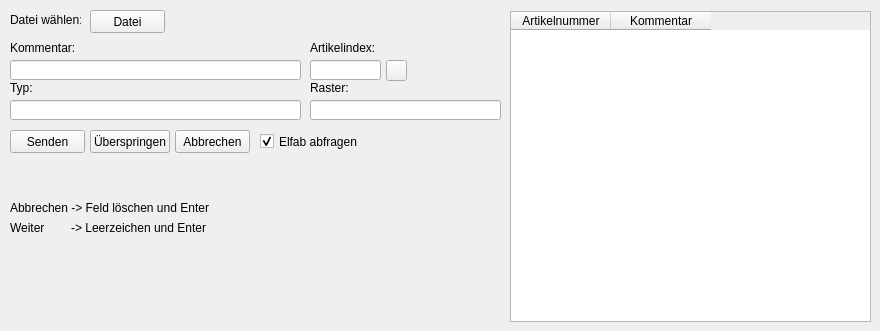
    <widget class="QWidget" name="tabEFA">
     <attribute name="title">
      <string>EFA</string>
     </attribute>
     <widget class="QLabel" name="lblFile">
      <property name="geometry">
       <rect>
        <x>10</x>
        <y>10</y>
        <width>71</width>
        <height>20</height>
       </rect>
      </property>
      <property name="text">
       <string>Datei wählen:</string>
      </property>
     </widget>
     <widget class="QPushButton" name="btnEfaLoad">
      <property name="geometry">
       <rect>
        <x>90</x>
        <y>10</y>
        <width>75</width>
        <height>23</height>
       </rect>
      </property>
      <property name="text">
       <string>Datei</string>
      </property>
     </widget>
     <widget class="QLineEdit" name="entEfaComment">
      <property name="geometry">
       <rect>
        <x>10</x>
        <y>60</y>
        <width>291</width>
        <height>20</height>
       </rect>
      </property>
     </widget>
     <widget class="QLineEdit" name="entEfaArtikelExt">
      <property name="geometry">
       <rect>
        <x>310</x>
        <y>60</y>
        <width>71</width>
        <height>20</height>
       </rect>
      </property>
      <property name="readOnly">
       <bool>false</bool>
      </property>
      <property name="clearButtonEnabled">
       <bool>false</bool>
      </property>
     </widget>
     <widget class="QPushButton" name="btnEfaSend">
      <property name="geometry">
       <rect>
        <x>10</x>
        <y>130</y>
        <width>75</width>
        <height>23</height>
       </rect>
      </property>
      <property name="text">
       <string>Senden</string>
      </property>
      <property name="default">
       <bool>false</bool>
      </property>
      <property name="flat">
       <bool>false</bool>
      </property>
     </widget>
     <widget class="QLabel" name="lbl2">
      <property name="geometry">
       <rect>
        <x>10</x>
        <y>220</y>
        <width>241</width>
        <height>16</height>
       </rect>
      </property>
      <property name="text">
       <string>Weiter        -&gt; Leerzeichen und Enter</string>
      </property>
     </widget>
     <widget class="QLabel" name="lbl1">
      <property name="geometry">
       <rect>
        <x>10</x>
        <y>200</y>
        <width>241</width>
        <height>16</height>
       </rect>
      </property>
      <property name="text">
       <string>Abbrechen -&gt; Feld löschen und Enter</string>
      </property>
     </widget>
     <widget class="QLabel" name="lbl3">
      <property name="geometry">
       <rect>
        <x>10</x>
        <y>160</y>
        <width>311</width>
        <height>16</height>
       </rect>
      </property>
      <property name="text">
       <string/>
      </property>
     </widget>
     <widget class="QLabel" name="lbl4">
      <property name="geometry">
       <rect>
        <x>10</x>
        <y>180</y>
        <width>311</width>
        <height>16</height>
       </rect>
      </property>
      <property name="text">
       <string/>
      </property>
     </widget>
     <widget class="QTableWidget" name="lstEfa">
      <property name="geometry">
       <rect>
        <x>510</x>
        <y>11</y>
        <width>361</width>
        <height>311</height>
       </rect>
      </property>
      <property name="columnCount">
       <number>2</number>
      </property>
      <attribute name="horizontalHeaderDefaultSectionSize">
       <number>100</number>
      </attribute>
      <attribute name="horizontalHeaderMinimumSectionSize">
       <number>10</number>
      </attribute>
      <attribute name="horizontalHeaderShowSortIndicator" stdset="0">
       <bool>true</bool>
      </attribute>
      <attribute name="verticalHeaderVisible">
       <bool>false</bool>
      </attribute>
      <attribute name="verticalHeaderDefaultSectionSize">
       <number>5</number>
      </attribute>
      <attribute name="verticalHeaderMinimumSectionSize">
       <number>0</number>
      </attribute>
      <column>
       <property name="text">
        <string>Artikelnummer</string>
       </property>
      </column>
      <column>
       <property name="text">
        <string>Kommentar</string>
       </property>
      </column>
     </widget>
     <widget class="QPushButton" name="btnEfaCopy">
      <property name="geometry">
       <rect>
        <x>386</x>
        <y>60</y>
        <width>21</width>
        <height>21</height>
       </rect>
      </property>
      <property name="text">
       <string/>
      </property>
     </widget>
     <widget class="QLineEdit" name="entEfaType">
      <property name="geometry">
       <rect>
        <x>10</x>
        <y>100</y>
        <width>291</width>
        <height>20</height>
       </rect>
      </property>
     </widget>
     <widget class="QLabel" name="lbl5">
      <property name="geometry">
       <rect>
        <x>10</x>
        <y>40</y>
        <width>181</width>
        <height>16</height>
       </rect>
      </property>
      <property name="text">
       <string>Kommentar:</string>
      </property>
     </widget>
     <widget class="QLabel" name="lbl6">
      <property name="geometry">
       <rect>
        <x>10</x>
        <y>80</y>
        <width>181</width>
        <height>16</height>
       </rect>
      </property>
      <property name="text">
       <string>Typ:</string>
      </property>
     </widget>
     <widget class="QLabel" name="lbl7">
      <property name="geometry">
       <rect>
        <x>310</x>
        <y>40</y>
        <width>71</width>
        <height>16</height>
       </rect>
      </property>
      <property name="text">
       <string>Artikelindex:</string>
      </property>
     </widget>
     <widget class="QPushButton" name="btnEfaSkip">
      <property name="geometry">
       <rect>
        <x>90</x>
        <y>130</y>
        <width>80</width>
        <height>23</height>
       </rect>
      </property>
      <property name="text">
       <string>Überspringen</string>
      </property>
     </widget>
     <widget class="QPushButton" name="btnEfaCancel">
      <property name="geometry">
       <rect>
        <x>175</x>
        <y>130</y>
        <width>75</width>
        <height>23</height>
       </rect>
      </property>
      <property name="text">
       <string>Abbrechen</string>
      </property>
     </widget>
     <widget class="QCheckBox" name="ckbEfaElfab">
      <property name="geometry">
       <rect>
        <x>260</x>
        <y>129</y>
        <width>101</width>
        <height>25</height>
       </rect>
      </property>
      <property name="text">
       <string>Elfab abfragen</string>
      </property>
      <property name="checked">
       <bool>true</bool>
      </property>
     </widget>
     <widget class="QLineEdit" name="entEfaShape">
      <property name="geometry">
       <rect>
        <x>310</x>
        <y>100</y>
        <width>191</width>
        <height>20</height>
       </rect>
      </property>
     </widget>
     <widget class="QLabel" name="lbl6_2">
      <property name="geometry">
       <rect>
        <x>310</x>
        <y>80</y>
        <width>131</width>
        <height>16</height>
       </rect>
      </property>
      <property name="text">
       <string>Raster:</string>
      </property>
     </widget>
    </widget>
